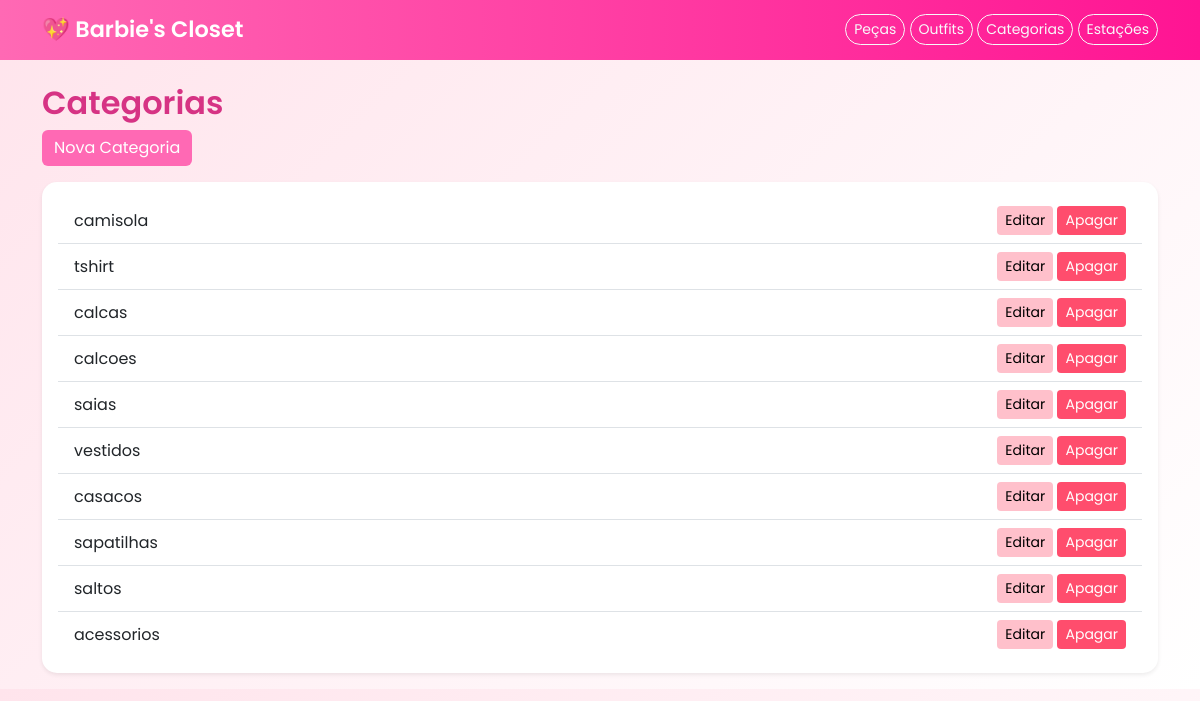
/categorias/ (signed in), run on the app's committed database.
### barbies_closet/models.py (models this page shows, shortened)
class Categoria(models.Model):
    nome = models.CharField(max_length=100)

### barbies_closet/views.py (the view)
# urls.py: path('categorias/', views.lista_categorias, name='lista_categorias'),
@login_required
def lista_categorias(request):
    categorias = Categoria.objects.all()
    return render(request, 'categorias/categorias_lista.html', {'categorias': categorias})

### barbies_closet/templates/categorias/categorias_lista.html
{% extends 'base.html' %}
{% block content %}
<h2>Categorias</h2>
<a href="/categorias/criar/" class="btn btn-primary mb-3">Nova Categoria</a>
<div class="card p-3 shadow-sm mb-3">
    <ul class="list-group list-group-flush">
        {% for c in categorias %}
            <li class="list-group-item d-flex justify-content-between align-items-center">
                <span>{{ c.nome }}</span>
                <span>
                    <a href="/categorias/editar/{{ c.id }}/" class="btn btn-warning btn-sm">Editar</a>
                    <a href="/categorias/apagar/{{ c.id }}/" class="btn btn-danger btn-sm">Apagar</a>
                </span>
            </li>
        {% endfor %}
    </ul>
</div>
{% endblock %}

### barbies_closet/templates/base.html (style rules this page uses)
body { background: linear-gradient(135deg, #ffe4ec, #fff); font-family: 'Poppins', sans-serif; }
.card { border: none; border-radius: 15px; transition: transform 0.2s ease; }
.btn-primary { background-color: #ff69b4; border: none; }
.btn-warning { background-color: #ffc0cb; border: none; }
.btn-danger { background-color: #ff4d6d; border: none; }
h1, h2, h3 { color: #d63384; font-weight: 600; }

### data on the page
Categoria: nome "camisola"
Categoria: nome "tshirt"
Categoria: nome "calcas"
Categoria: nome "calcoes"
Categoria: nome "saias"
Categoria: nome "vestidos"
Categoria: nome "casacos"
Categoria: nome "sapatilhas"
Categoria: nome "saltos"
Categoria: nome "acessorios"
